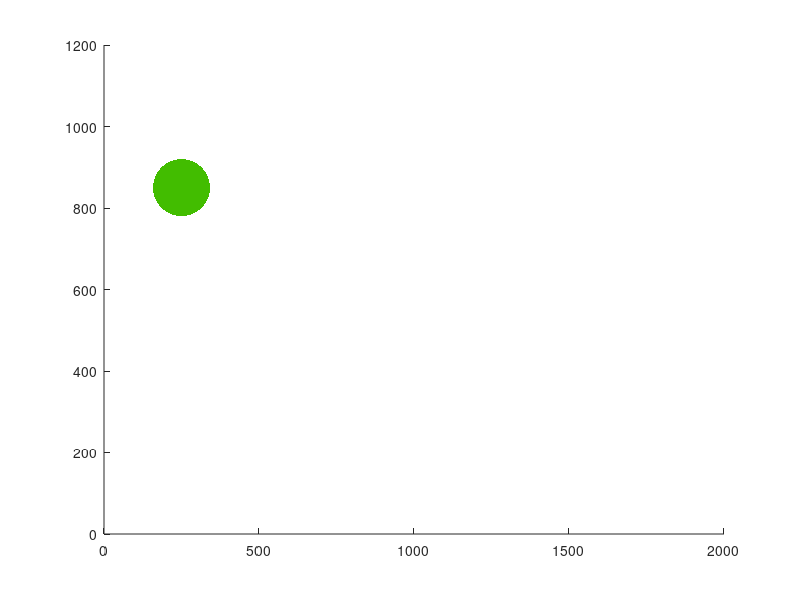

Here is the MATLAB script that generated this plot:
clear; close all
tic
t = 1;
% This sets up the display. Ideally we want something that is full screen
% and the axes take up the entirety of the screen.
figure;
set(gcf, 'Position', get(0, 'Screensize'));
shg
axes; xlim([0 2000]); ylim([0 1200]);

% This is our "target" position.
txy = [250 850];

% This sets up the colormap
n = 128;
cmap(:,1) = linspace(1,0,n);  %// Red from 1 to 0
cmap(:,2) = linspace(0,1,n);  %// Green from 0 to 1
cmap(:,3) = zeros(n,1);   %// Blue all zero
% This is the lookup table for the distances
% we use this to set each colour (n=128) to a distance.
% The actual distances are then compared to this in order
% to find the right colour.
disttab = linspace(1,1200,128);

%% This is the main loop
while toc<20
    xy(:,t) = get(0, 'PointerLocation'); % This is a much faster way of getting the mouse location
    % Eventually we can replace this with the matleap call to bring in the
    % leapmotion data
    
    % Every 20th of a second we draw. We wait until after 1000 samples have
    % been recorded to start plotting
    if  rem(toc,0.05)<0.01 && (size(xy,2)>1000)
        distx = sqrt((txy(1)-xy(1,end-1000:1:end)).^2+(txy(2)-xy(2,end-1000:1:end)).^2); % Euclid dist
        [dum cind] = min(abs(distx - disttab')); % compare with lookup table. (note the inverse on distab- this makes a
        % nice table you can
        % search for minimums.
        % THIS:
%         scatter(xy(1,end-1000:1:end),xy(2,end-1000:1:end),(1./sqrt(distx))*5e3,cmap(cind,:),'filled'); % Now plot scatter
        %% OR THIS
        scatter(txy(1),txy(2),(1./sqrt(distx(end)))*5e4,cmap(cind(end),:),'filled');
        xlim([0 2000]); ylim([0 1200]);
        drawnow limitrate
    end
    
    tvec(t) = toc;
    t = t+1;
    pause(0.001)
end

disp(sprintf('Test yielded sampling rate of %3.1f Hz',1/mean(diff(tvec))))